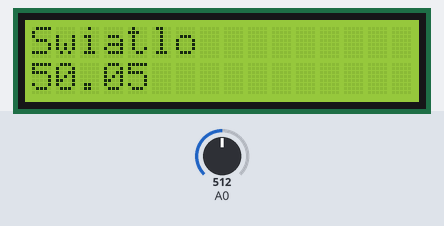
A sketch run on a simulated Arduino Uno, built with avr-gcc and run on an emulated ATmega328P. On the bench: 16×2 character LCD. The inputs (shaded band) are chosen by the test bench; at power-on: A0 = 512.

Above: at 1.3 s.
1.4 s: A0 set to 716
At 2.1 s:
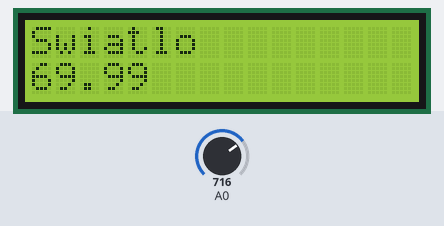
3.1 s: A0 set to 900
At 3.9 s:
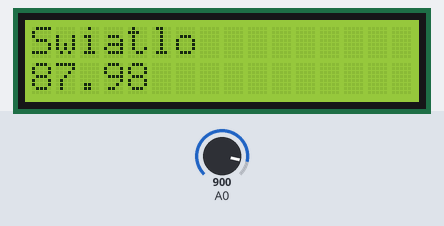
4.6 s: A0 set to 1023
At 5.7 s:
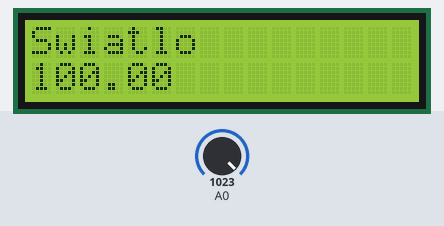
Timing chart, 0 to 7.6 s (numbered marks = the images above; inputs shaded):
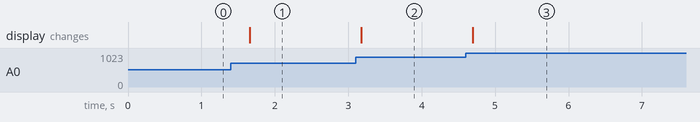

Measured:
- after the input at 1.4 s, the display: changes after 0.26 s (image 1)
- after the input at 3.1 s, the display: changes after 0.08 s (image 2)
- after the input at 4.6 s, the display: changes after 0.09 s (image 3)

The sketch:

roleta.ino
```cpp
#include <Wire.h>
#include <LiquidCrystal_I2C.h>

LiquidCrystal_I2C lcd(0x3F,16,2);

void setup() {
  lcd.init();
  lcd.init();
  lcd.backlight();
  lcd.setCursor(0,0);
  lcd.print("Swiatlo");
}

void loop() {
  int sensorValue = analogRead(A0);
  float light = sensorValue * (100.0 / 1023.0);
  lcd.setCursor(0,1);
  lcd.print(light);
  delay(500);
}
```
